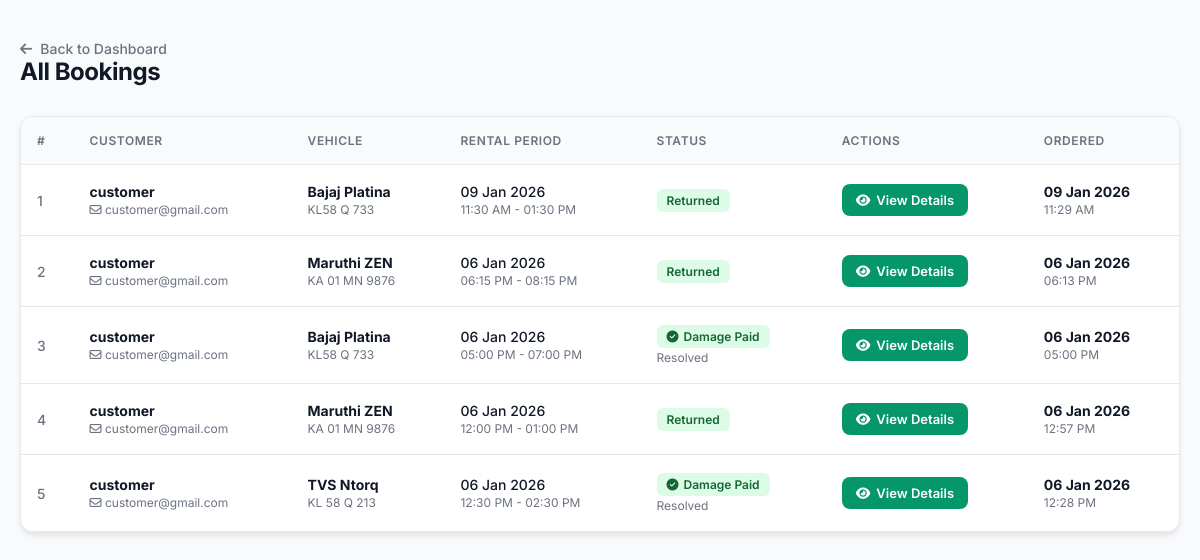
The app's page /admin_bookings/ (signed in) with its own data.
### wheelzy_app/models.py (models this page shows, shortened)
class Booking(models.Model):
    STATUS_CHOICES = [
        ("payment_pending", "Payment Pending"),
        ("pending", "Pending"),
        ("confirmed", "Confirmed"),
        ("in_use", "In Use"),
        ("returned", "Returned"),
        ("damage_reported", "Damage Reported"),
        ("cancelled", "Cancelled"),
    ]
    user = models.ForeignKey(User, on_delete=models.CASCADE)
    vehicle = models.ForeignKey(Vehicle, on_delete=models.CASCADE)
    start_time = models.DateTimeField()
    end_time = models.DateTimeField()
    total_price = models.PositiveIntegerField(default=0)
    status = models.CharField(max_length=30, choices=STATUS_CHOICES, default="payment_pending")
    is_rent_paid = models.BooleanField(default=False)
    ordered_at = models.DateTimeField(auto_now_add=True)
    razorpay_order_id = models.CharField(max_length=255, blank=True, null=True)
    razorpay_payment_id = models.CharField(max_length=255, blank=True, null=True)
    razorpay_signature = models.CharField(max_length=255, blank=True, null=True)

class Vehicle(models.Model):
    VEHICLE_TYPES = (
        ("car", "Car"),
        ("bike", "Bike"),
    )
    owner = models.ForeignKey(
        User,
        on_delete=models.CASCADE,
        related_name="vehicles",
        null=True,
        blank=True
    )
    vehicle_name = models.CharField(max_length=255)
    vehicle_type = models.CharField(max_length=25, choices=VEHICLE_TYPES)
    number_plate = models.CharField(max_length=50, unique=True)
    price_per_hour = models.PositiveIntegerField()
    seats = models.PositiveIntegerField(blank=True)
    image = CloudinaryField('vehicle_images', blank=True, null=True)
    is_available = models.BooleanField(default=True)

### wheelzy_app/views.py (the view)
# urls.py: path("admin_bookings/", views.admin_bookings, name="admin_bookings"),
@login_required
def admin_bookings(request):
    if not request.user.is_superuser:
        return redirect("home")
    bookings_qs = (
        Booking.objects.filter(is_rent_paid=True)
        .select_related("vehicle", "user")
        .order_by("-ordered_at")
    )
    paginator = Paginator(bookings_qs, 10)
    page_number = request.GET.get("page")
    bookings = paginator.get_page(page_number)
    return render(
        request,
        "admin_bookings.html",
        {"bookings": bookings}
    )

### wheelzy_app/templates/admin_bookings.html (shortened to what this page needs)
{% load static %}
<!DOCTYPE html>
<html lang="en">
<head>
    <link rel="stylesheet" href="https://cdnjs.cloudflare.com/ajax/libs/font-awesome/6.5.1/css/all.min.css">
</head>
<body>
<div class="container">
    <div class="header-section">
        <div class="header-left">
            <a href="{% url 'admin_dashboard' %}" class="back-link">
                <i class="fa-solid fa-arrow-left"></i> Back to Dashboard
            </a>
            <h2>All Bookings</h2>
        </div>
    </div>
    <div class="table-container">
        <table>
            <thead>
                <tr>
                    <th>#</th>
                    <th>Customer</th>
                    <th>Vehicle</th>
                    <th>Rental Period</th>
                    <th>Status</th>
                    <th>Actions</th>
                    <th>Ordered</th>
                </tr>
            </thead>
            <tbody>
            {% for booking in bookings %}
            <tr>
                <td style="color: var(--text-muted); font-weight: 500;">
                    {{ bookings.start_index|add:forloop.counter0 }}
                </td>
                <td class="user-info">
                    <strong>{{ booking.user.username }}</strong>
                    <span class="muted"><i class="fa-regular fa-envelope"></i> {{ booking.user.email }}</span>
                </td>
                <td class="vehicle-info">
                    <strong>{{ booking.vehicle.vehicle_name }}</strong>
                    <span class="muted"> {{ booking.vehicle.number_plate }}</span>
                </td>
                <td>
                    <div style="font-weight: 500;">{{ booking.start_time|date:"d M Y" }}</div>
                    <span class="muted">{{ booking.start_time|date:"h:i A" }} - {{ booking.end_time|date:"h:i A" }}</span>
                </td>
                <td>
                    {% if booking.status == "damage_reported" and booking.damage_report and booking.damage_report.is_paid %}
                        <span class="status damage_paid"><i class="fa-solid fa-circle-check"></i> Damage Paid</span>
                        <div class="muted">Resolved</div>
                    {% elif booking.status == "damage_reported" %}
                        <span class="status damage_reported"><i class="fa-solid fa-circle-exclamation"></i> Damage Reported</span>
                        <div class="muted" style="color:var(--danger);">Payment pending</div>
                    {% else %}
                        <span class="status {{ booking.status }}">
                            {{ booking.get_status_display }}
                        </span>
                    {% endif %}
                </td>
                <td>
                    {% if booking.status == "damage_reported" %}
                        {% if booking.damage_report and booking.damage_report.is_paid %}
                            <a href="{% url 'admin_booking_details' booking.id %}" class="btn btn-success">
                                <i class="fa-solid fa-eye"></i> View Details
                            </a>
                        {% else %}
                            <a href="{% url 'admin_damage_details' booking.id %}" class="btn btn-danger">
                                <i class="fa-solid fa-triangle-exclamation"></i> View Damage
                            </a>
                        {% endif %}
                    {% endif %}
                    {% if booking.status == "returned" %}
                        <a href="{% url 'admin_booking_details' booking.id %}" class="btn btn-success">
                            <i class="fa-solid fa-eye"></i> View Details
                        </a>
                    {% endif %}
                </td>
                <td>
                    <strong>{{ booking.ordered_at|date:"d M Y" }}</strong>
                    <span class="muted">{{ booking.ordered_at|time:"h:i A" }}</span>
                </td>
            </tr>
            {% endfor %}
            </tbody>
        </table>
    </div>
</div>
</body>
</html>

### wheelzy_app/templates/admin_bookings.html (style rules this page uses)
:root { --primary: #111827; --accent: #2563eb; --success: #059669; --warning: #d97706; --danger: #dc2626; --bg-gray: #f9fafb; --border: #e5e7eb; --text-main: #111827; --text-muted: #6b7280; }
body { margin: 0; font-family: 'Inter', sans-serif; background: var(--bg-gray); color: var(--text-main); -webkit-font-smoothing: antialiased; }
.container { max-width: 1400px; margin: auto; padding: 40px 20px; }
.header-section { display: flex; justify-content: space-between; align-items: center; margin-bottom: 30px; }
h2 { font-size: 24px; font-weight: 700; margin: 0; letter-spacing: -0.02em; }
.back-link { text-decoration: none; color: var(--text-muted); font-weight: 500; font-size: 14px; display: flex; align-items: center; gap: 8px; transition: color 0.2s; }
.table-container { background: white; border-radius: 12px; border: 1px solid var(--border); box-shadow: 0 4px 6px -1px rgba(0,0,0,0.1); overflow: hidden; }
table { width: 100%; border-collapse: collapse; text-align: left; }
thead { background: #f8fafc; border-bottom: 1px solid var(--border); }
th { padding: 16px; font-size: 12px; font-weight: 600; text-transform: uppercase; letter-spacing: 0.05em; color: var(--text-muted); }
td { padding: 18px 16px; border-bottom: 1px solid var(--border); vertical-align: middle; font-size: 14px; }
tbody tr:last-child td { border-bottom: none; }
.status { padding: 4px 10px; border-radius: 6px; font-size: 12px; font-weight: 600; display: inline-flex; align-items: center; gap: 5px; }
.returned { background: #dcfce7; color: #166534; }
.damage_paid { background: #dcfce7; color: #166534; }
.btn { padding: 8px 14px; font-size: 13px; border-radius: 8px; text-decoration: none; display: inline-flex; align-items: center; gap: 6px; font-weight: 600; transition: all 0.2s ease; border: none; cursor: pointer; }
.btn-success { background: var(--success); color: white; }
.muted { display: block; font-size: 12px; color: var(--text-muted); margin-top: 2px; }
.user-info strong, .vehicle-info strong { display: block; color: var(--text-main); margin-bottom: 2px; }

### records on screen
Booking: start_index|add "1", user.username "customer", user.email "customer@gmail.com", vehicle.vehicle_name "Bajaj Platina", vehicle.number_plate "KL58 Q 733", start_time "09 Jan 2026", start_time "11:30 AM", end_time "01:30 PM", status "Returned", shows "View Details", ordered_at "09 Jan 2026", ordered_at "11:29 AM"
Booking: start_index|add "2", user.username "customer", user.email "customer@gmail.com", vehicle.vehicle_name "Maruthi ZEN", vehicle.number_plate "KA 01 MN 9876", start_time "06 Jan 2026", start_time "06:15 PM", end_time "08:15 PM", status "Returned", shows "View Details", ordered_at "06 Jan 2026", ordered_at "06:13 PM"
Booking: start_index|add "3", user.username "customer", user.email "customer@gmail.com", vehicle.vehicle_name "Bajaj Platina", vehicle.number_plate "KL58 Q 733", start_time "06 Jan 2026", start_time "05:00 PM", end_time "07:00 PM", status "damage_reported" (drawn), ordered_at "06 Jan 2026", ordered_at "05:00 PM"
Booking: start_index|add "4", user.username "customer", user.email "customer@gmail.com", vehicle.vehicle_name "Maruthi ZEN", vehicle.number_plate "KA 01 MN 9876", start_time "06 Jan 2026", start_time "12:00 PM", end_time "01:00 PM", status "Returned", shows "View Details", ordered_at "06 Jan 2026", ordered_at "12:57 PM"
Booking: start_index|add "5", user.username "customer", user.email "customer@gmail.com", vehicle.vehicle_name "TVS Ntorq", vehicle.number_plate "KL 58 Q 213", start_time "06 Jan 2026", start_time "12:30 PM", end_time "02:30 PM", status "damage_reported" (drawn), ordered_at "06 Jan 2026", ordered_at "12:28 PM"
